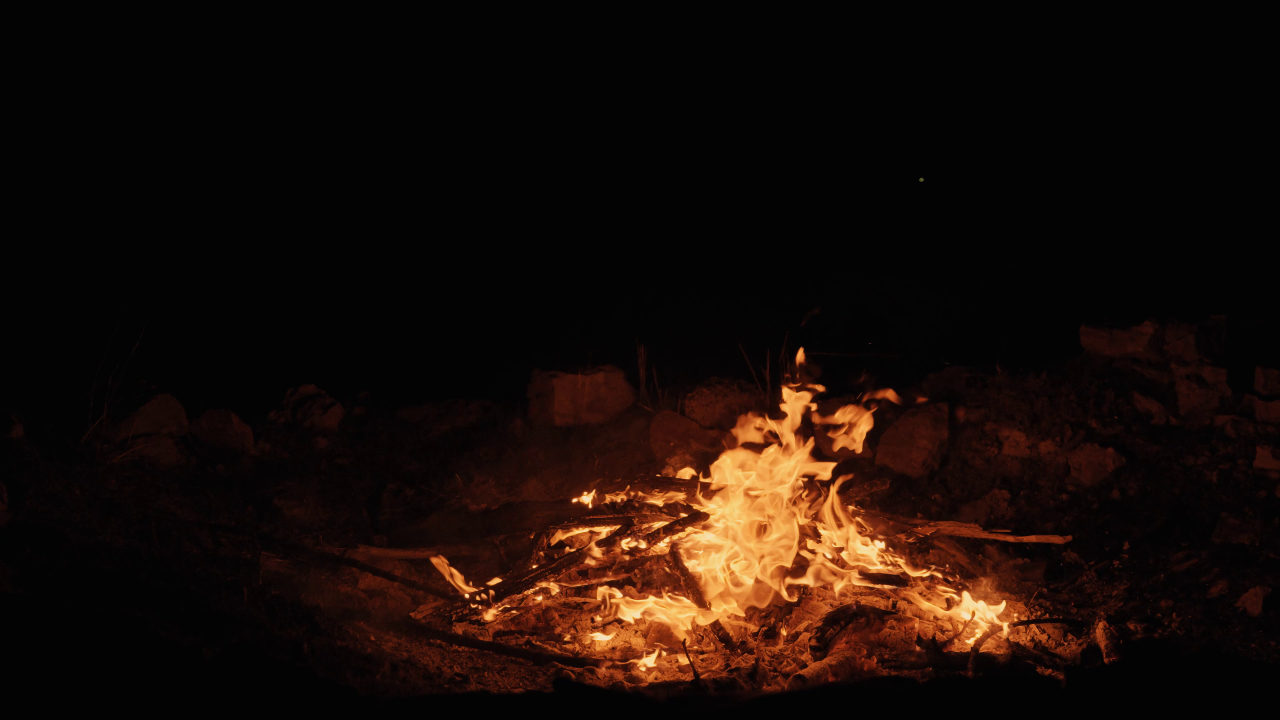
#> input picture frames/frame_001.png, 3840 x 2160 px (shown at 1/3 size); its folder holds only this picture in this run
$ python -i part3_pframe.py   (imports and definitions only)   (Python 2 division)
#> lines starting #> are read from the running program, lines starting #| are printed output that depends on the picture
### part2_iframe.py

import cv2
import numpy as np
import matplotlib.pyplot as plt
import os


# -------------------------------------------------
#  Matrice de quantification standard JPEG (8x8)
# -------------------------------------------------

"""
notre image sera découpée en bloc 8*8, chaque bloc sera diviser par
quant_matrix_base (un bloc 8*8 ou la partie haut gauche contiendra
les basses fréquences de l'image et en bas à droite les hautes fréquences.
basses fréquence ---> changement lent
hautes fréquence ---> changement rapide  )
 pour éliminer les détails non remarquables par l'oeil humains.
 résultat un bloc rempli de 0 en bas à droite qui sera facile à
 stocker après


"""

QUANT_MATRIX_BASE = np.array([
    [16, 11, 10, 16, 24,  40,  51,  61],
    [12, 12, 14, 19, 26,  58,  60,  55],
    [14, 13, 16, 24, 40,  57,  69,  56],
    [14, 17, 22, 29, 51,  87,  80,  62],
    [18, 22, 37, 56, 68,  109, 103, 77],
    [24, 35, 55, 64, 81,  104, 113, 92],
    [49, 64, 78, 87, 103, 121, 120, 101],
    [72, 92, 95, 98, 112, 100, 103, 99],
], dtype=np.float32)


# [4 lines left out: function get_quant_matrix, not called in this run]


# -------------------------------------------------
#  Padding
# -------------------------------------------------
"""
pour gérer le cas ou les dimensions de l'image des canaux n'est pas divisible par 8
en entrée une matrice représentant un canal et taille de bloc 8*8
on prend les dimensions de la maatrice
on calcule le nombres de lignes à ajouter en bas et colonnes à droite
remplir le padding avec 0 ( le noir)
retourne l'image avec padding dans padded
"""
# [9 lines left out: function pad_canal, not called in this run]


"""
Encodeur I-frame
entrée est la matrice d'un canal et facteur de qualité
"""


# [35 lines left out: function encode_iframe, not called in this run]


"""
Decodeur I-frame

"""
# [29 lines left out: function decode_iframe, not called in this run]


#  Encode / Decode une frame complete (Y + Cb + Cr)

def encode_all_iframe(preprocessed: dict, quant_factor: int = 10) -> dict:

    return {
        'Y':              encode_iframe(preprocessed['Y'],      quant_factor),
        'Cb':             encode_iframe(preprocessed['Cb_sub'], quant_factor),
        'Cr':             encode_iframe(preprocessed['Cr_sub'], quant_factor),
        'original_shape': preprocessed['shape'],
        'quant_factor':   quant_factor,
    }


# [99 lines left out: functions decode_all_iframe, visualize_iframe, not called in this run]

### part3_pframe.py

import cv2
import numpy as np
import matplotlib.pyplot as plt
import os

from part2_iframe import encode_iframe, decode_iframe, encode_all_iframe, decode_all_iframe


MACRO_SIZE  = 16   # taille des macroblocs (16x16)
SEARCH_WIN  = 5    # fenetre de recherche +/- 5 pixels
GOP_SIZE    = 5    # toutes les 5 frames -> I-frame


"""
entrée la matrice de Y actuelle et sa précédente
"""

# [171 lines left out: functions motion_estimation, calcul_residual, encode_pframe, decode_pframe, not called in this run]


#  Pipeline complet GOP (I + P frames)

def encode_video(preprocessed_frames: list,
                 quant_factor: int = 10,
                 gop_size: int = GOP_SIZE) -> list:

    encoded_video = []
    decoded_video = []

    for i, preprocessed in enumerate(preprocessed_frames):

        if i % gop_size == 0:
            # ── I-frame ──
            print(f"  Frame {i:03d} -> I-frame")
            encoded = encode_all_iframe(preprocessed, quant_factor)
            encoded['type'] = 'I'
            decoded = decode_all_iframe(encoded)

        else:
            # ── P-frame ──
            print(f"  Frame {i:03d} -> P-frame")
            reference = decoded_video[-1]
            encoded   = encode_pframe(preprocessed, reference, quant_factor)
            decoded   = decode_pframe(encoded, reference)

        encoded_video.append(encoded)
        decoded_video.append(decoded)

    return encoded_video, decoded_video


#  Visualisation

# [52 lines left out: function visualize_pframe, not called in this run]

>>> import cv2
>>> picture = cv2.imread('frames/frame_001.png', cv2.IMREAD_GRAYSCALE)
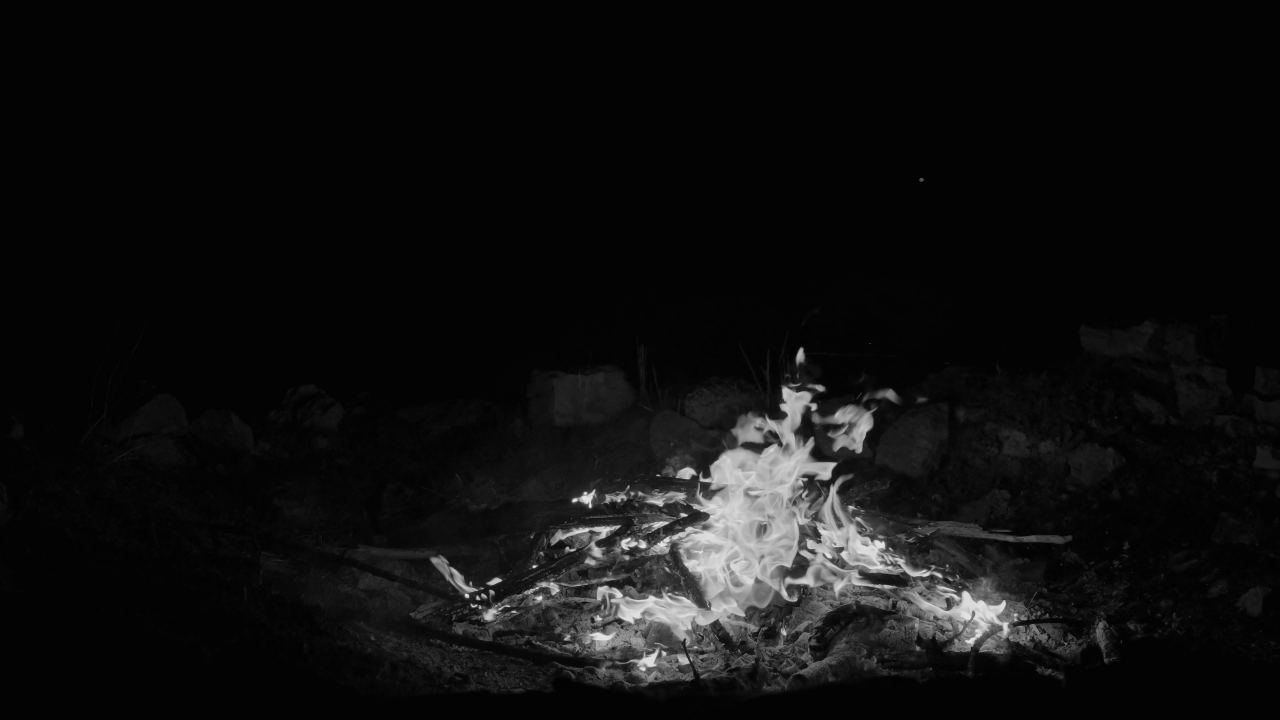
#> picture: shape (2160, 3840) (shown at 1/3 size); min 0, max 232, mean 15.6
>>> result = encode_video(picture)
#> the loop in encode_video, `for i, preprocessed in enumerate(preprocessed_frames): ` made 1 pass
#|   Frame 000 -> I-frame
#> after the loop in encode_video, `for i, preprocessed in enumerate(preprocessed_frames):`: decoded_video = []
#> (the run stopped early here; a loop or call above may not have finished)
